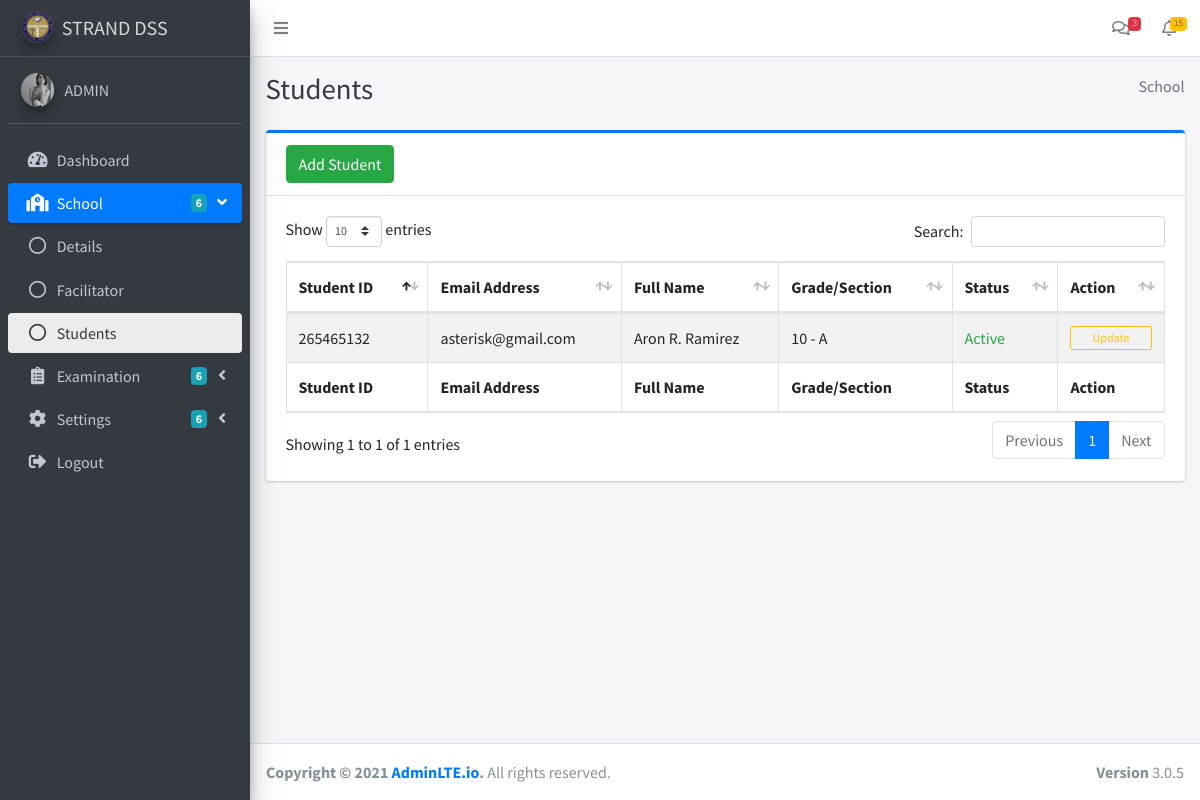
Before: /admin/school_students.php (signed in) with the older database file.
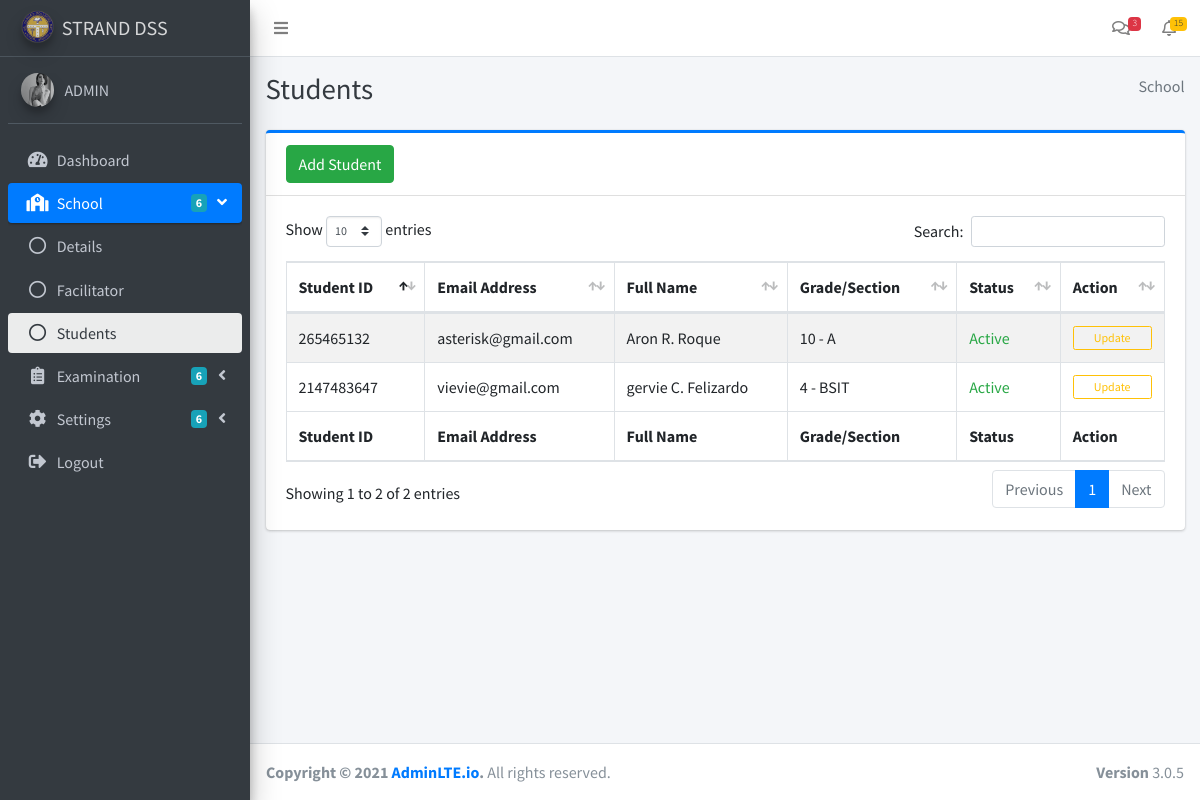
After: the same page with the newer database file.
### tables this page shows
CREATE TABLE `student_info` (
  `user_id` int(11) NOT NULL,
  `student_id` int(11) NOT NULL,
  `user_email` varchar(100) NOT NULL,
  `user_pass` varchar(100) NOT NULL,
  `firstname` varchar(100) NOT NULL,
  `middlename` varchar(50) NOT NULL,
  `lastname` varchar(50) NOT NULL,
  `allias` varchar(50) NOT NULL,
  `birthdate` date DEFAULT NULL,
  `age` int(11) NOT NULL,
  `contact` varchar(13) NOT NULL,
  `school` varchar(100) NOT NULL,
  `grade` int(11) NOT NULL,
  `section` varchar(50) NOT NULL,
  `s_year` varchar(50) NOT NULL,
  `strand_opt1` varchar(150) NOT NULL,
  `strand_opt2` varchar(150) NOT NULL,
  `status` varchar(20) NOT NULL DEFAULT 'active',
  `date_joined` timestamp NOT NULL DEFAULT current_timestamp() ON UPDATE current_timestamp()
);

### admin/school_students.php (the view, shortened to what this page needs)
<?php
include('include/header.php');
include('include/sidebar.php');
function first_char($str)
{
    if ($str)
        return strtolower(substr($str, 0, 1));
    return false;
}
$sql = "SELECT * FROM student_info";
$result = $conn->query($sql);
?>
<div class="content-wrapper">
    <div class="content-header">
        <div class="container-fluid">
            <div class="row mb-2">
                <div class="col-sm-6">
                    <h1 class="m-0 text-dark"> Students</h1>
                </div>
                <div class="col-sm-6">
                    <ol class="breadcrumb float-sm-right">
                        <li class="breadcrumb-item active">School</li>
                    </ol>
                </div>
            </div>
        </div>
    </div>
    <section class="content">
        <div class="container-fluid">
            <div class="row">
                <div class="col-md-12">
                    <div class="card card-primary card-outline">
                        <div class="card-header">
                            <button class="btn btn-success" data-toggle="modal" data-target="#modal-lg">
                                Add Student
                            </button>
                        </div>
                        <div class="card-body">
                            <table id="school_students" class="table table-bordered table-striped">
                                <thead>
                                    <tr>
                                        <th>Student ID</th>
                                        <th>Email Address</th>
                                        <th>Full Name</th>
                                        <th>Grade/Section</th>
                                        <th>Status</th>
                                        <th>Action</th>
                                    </tr>
                                </thead>
                                <tbody>
                                    <?php
                                    if ($result->num_rows > 0) {
                                        while ($rows = $result->fetch_assoc()) {
                                            $st_id = $rows['student_id'];
                                            $email = $rows['user_email'];
                                            $fullname = $rows['firstname'] . ' ' . strtoupper(first_char($rows['middlename'])) . '. ' . $rows['lastname'] . ' ' . $rows['allias'];
                                            $grade = $rows['grade'];
                                            $section = $rows['section'];
                                    ?>
                                            <tr>
                                                <td><?php echo $st_id; ?></td>
                                                <td><?php echo $email; ?></td>
                                                <td><?php echo $fullname; ?></td>
                                                <td><?php echo $grade . ' - ' . $section; ?></td>
                                                <td><span class="text-success">Active</span></td>
                                                <td><a href="school_students_edit.php?id=<?php echo $rows['user_id']; ?>" class="btn btn-block btn-outline-warning btn-xs">Update</a>
                                            </tr>
                                    <?php
                                        }
                                    }
                                    ?>
                                </tbody>
                                <tfoot>
                                    <tr>
                                        <th>Student ID</th>
                                        <th>Email Address</th>
                                        <th>Full Name</th>
                                        <th>Grade/Section</th>
                                        <th>Status</th>
                                        <th>Action</th>
                                    </tr>
                                </tfoot>
                            </table>
                        </div>
                    </div>
                </div>
            </div>
        </div>
</div>
<?php
include('include/footer.php');
?>

Changed rows visible on the page:
changed student_info "asterisk@gmail.com": fullname "Aron R. Ramirez" → "Aron R. Roque"
added student_info: student "2147483647", user_email "vievie@gmail.com", fullname "gervie C. Felizardo", grade "4", section "BSIT"
Other visible differences:
text written by a page script: "Show entries Search: Showing 1 to 1 of 1 entries Previous 1 Next" → "Show entries Search: Showing 1 to 2 of 2 entries Previous 1 Next"
